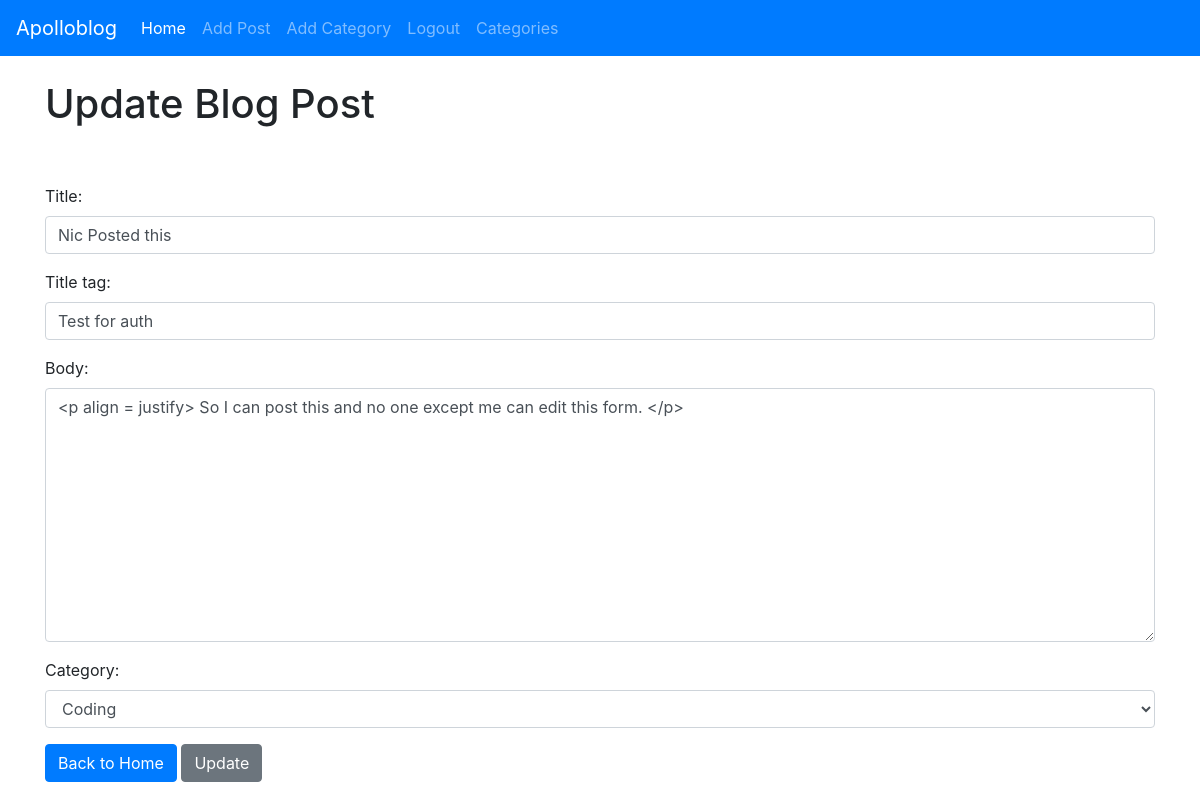
Screenshot of /article/edit/21 (signed in) with the database file from the repository.
### blogroot/models.py (models this page shows, shortened)
class Post(models.Model):
	title = models.CharField(max_length=255) #max char length
	title_tag = models.CharField(max_length=255)
	author = models.ForeignKey(User, null=True, on_delete=models.CASCADE)
	body = models.TextField() #input field for text
	name = "Apollo Blog"
	post_date = models.DateField(auto_now_add = True)
	category = models.CharField(max_length=255, default='development')
	likes = models.ManyToManyField(User, related_name='blog_posts')

### blogroot/views.py (the view)
# urls.py: path('article/edit/<int:pk>', UpdatePostView.as_view(), name='update_post'),
class UpdatePostView(UpdateView):
	model = Post
	template_name = 'update_post.html'
	form_class = EditForm

### blogroot/forms.py
class EditForm(forms.ModelForm):
	class Meta:
		model = Post
		fields = ('title', 'title_tag', 'body', 'category')
		widgets = {
			'title': forms.TextInput(attrs={'class': 'form-control'}),
			'title_tag': forms.TextInput(attrs={'class': 'form-control'}),
			'category': forms.Select(choices = cat_choice, attrs={'class': 'form-control'}),
			'body': forms.Textarea(attrs={'class': 'form-control'}),
		}

### blogroot/templates/update_post.html (shortened to what this page needs)
{% extends 'base.html' %}
{% block content %}
{% if user.is_authenticated %}
<h1>Update Blog Post</h1>
<br /><br />
<div class="form-group">
	<form method="POST">
		{{ form.as_p }}
		<a href="{% url 'home' %}" class="btn btn-primary"> Back to Home </a>
		<button class="btn btn-secondary"> Update </button>
</div>
	{% else %}
		You are not allowed here! (and you know it...)<br/>
		<a href="{% url 'home' %}" class="btn btn-primary"> Back to Home </a>
{% endif %}
{% endblock %}

### rows the page displays
Post: title "Nic Posted this", title_tag "Test for auth", body "<p align = justify> So I can post this and no one except me can edit this form. </p>", category "Coding"
